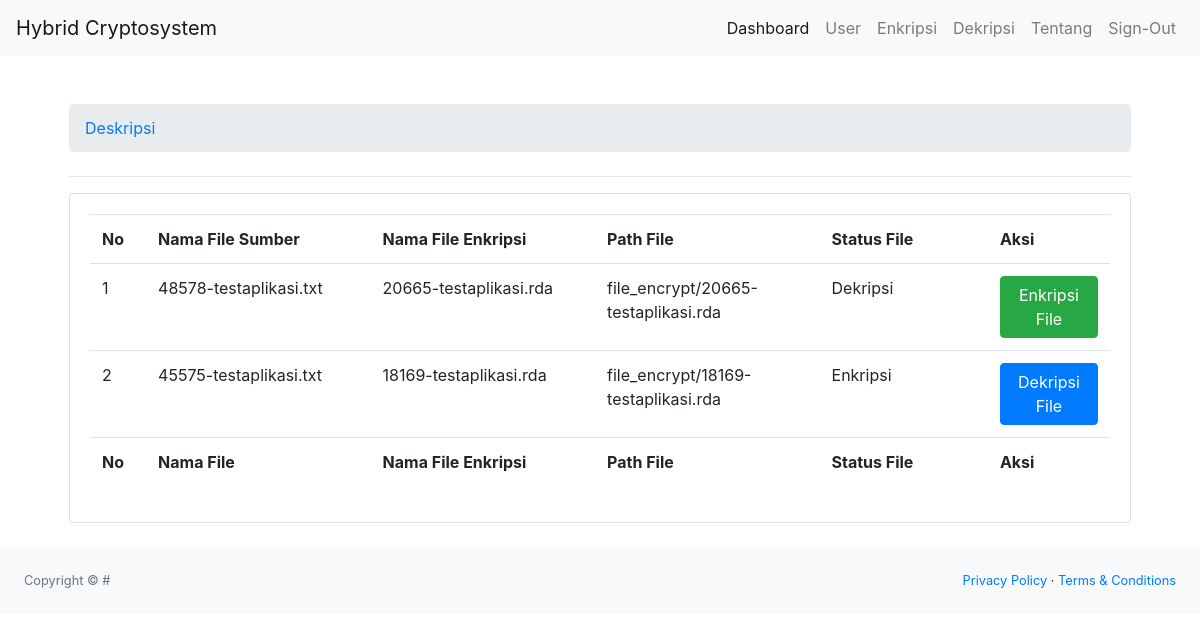
Screenshot of /admin/dekripsi.php (signed in) with the database file from the repository.
### tables this page shows
CREATE TABLE `file` (
  `id_file` int(11) NOT NULL,
  `username` varchar(15) DEFAULT NULL,
  `file_name_source` varchar(255) DEFAULT NULL,
  `file_name_finish` varchar(255) DEFAULT NULL,
  `file_url` varchar(255) DEFAULT NULL,
  `file_size` float DEFAULT NULL,
  `password` varchar(16) DEFAULT NULL,
  `tgl_upload` timestamp NULL DEFAULT NULL,
  `status` enum('1','2') DEFAULT NULL,
  `keterangan` varchar(255) DEFAULT NULL
);

### admin/dekripsi.php (the view, shortened to what this page needs)
<?php
include '../koneksi.php';
?>
<!DOCTYPE html>
<html>
<!DOCTYPE html>
<html lang="en">
<head>
    <link rel="stylesheet" href="https://stackpath.bootstrapcdn.com/bootstrap/4.5.2/css/bootstrap.min.css">
</head>
<body>
    <?php include 'sidebar.php' ?>
    <div class="container mt-5">
        <main>
            <div class="container-fluid px-4">
                <ol class="breadcrumb mb-4">
                    <li class="breadcrumb-item"><a href="index.html">Deskripsi</a></li>
                </ol>
                <hr>
                <div class="row">
                    <div class="col-md-12">
                        <div class="card">
                            <div class="card-body">
                                <div class="table-responsive">
                                    <table id="file" class="table striped">
                                        <thead>
                                            <tr>
                                                <td width="5%"><strong>No</strong></td>
                                                <td width="20%"><strong>Nama File Sumber</strong></td>
                                                <td width="20%"><strong>Nama File Enkripsi</strong></td>
                                                <td width="20%"><strong>Path File</strong></td>
                                                <td width="15%"><strong>Status File</strong></td>
                                                <td width="10%"><strong>Aksi</strong></td>
                                            </tr>
                                        </thead>
                                        <tfoot>
                                            <tr>
                                                <td width="5%"><strong>No</strong></td>
                                                <td width="20%"><strong>Nama File</strong></td>
                                                <td width="20%"><strong>Nama File Enkripsi</strong></td>
                                                <td width="20%"><strong>Path File</strong></td>
                                                <td width="15%"><strong>Status File</strong></td>
                                                <td width="10%"><strong>Aksi</strong></td>
                                            </tr>
                                        </tfoot>
                                        <tbody>
                                            <?php
                                            $i = 1;
                                            $query = mysqli_query($koneksi, "SELECT * FROM file");
                                            while ($data = mysqli_fetch_array($query)) { ?>
                                                <tr>
                                                    <td><?php echo $i; ?></td>
                                                    <td><?php echo $data['file_name_source']; ?></td>
                                                    <td><?php echo $data['file_name_finish']; ?></td>
                                                    <td><?php echo $data['file_url']; ?></td>
                                                    <td><?php if ($data['status'] == 1) {
                                                            echo "Enkripsi";
                                                        } elseif ($data['status'] == 2) {
                                                            echo "Dekripsi";
                                                        } else {
                                                            echo "Status Tidak Diketahui";
                                                        }
                                                        ?></td>
                                                    <td>
                                                        <?php
                                                        $a = $data['id_file'];
                                                        if ($data['status'] == 1) {
                                                            echo '<a href="decrypt-file.php?id_file=' . $a . '" class="btn btn-primary">Dekripsi File</a>';
                                                        } elseif ($data['status'] == 2) {
                                                            echo '<a href="enkripsi.php" class="btn btn-success">Enkripsi File</a>';
                                                        } else {
                                                            echo '<a href="dekripsi.php" class="btn btn-danger">Data Tidak Diketahui</a>';
                                                        }
                                                        ?>
                                                    </td>
                                                </tr>
                                            <?php
                                                $i++;
                                            } ?>
                                        </tbody>
                                    </table>
                                </div>
                            </div>
                        </div>
                    </div>
                </div>
        </main>
    </div>
    <br>
    <?php include 'footer.php' ?>
</body>
</html>

### admin/sidebar.php (shortened to what this page needs)
<nav class="navbar navbar-expand-lg navbar-light bg-light">
    <a class="navbar-brand" href="#">Hybrid Cryptosystem</a>
    <div class="collapse navbar-collapse" id="navbarNav">
        <ul class="navbar-nav ml-auto">
            <li class="nav-item active">
                <a class="nav-link" href="index.php">Dashboard <span class="sr-only">(current)</span></a>
            </li>
            <li class="nav-item">
                <a class="nav-link" href="profil.php">User</a>
            </li>
            <li class="nav-item">
                <a class="nav-link" href="enkripsi.php">Enkripsi</a>
            </li>
            <li class="nav-item">
                <a class="nav-link" href="dekripsi.php">Dekripsi</a>
            </li>
            <li class="nav-item">
                <a class="nav-link" href="tentang.php">Tentang</a>
            </li>
            <li class="nav-item">
                <a class="nav-link" href="logout.php">Sign-Out</a>
            </li>
        </ul>
    </div>
</nav>

### admin/footer.php
<footer class="py-4 bg-light mt-auto">
    <div class="container-fluid px-4">
        <div class="d-flex align-items-center justify-content-between small">
            <div class="text-muted">Copyright &copy; #</div>
            <div>
                <a href="#">Privacy Policy</a>
                &middot;
                <a href="#">Terms &amp; Conditions</a>
            </div>
        </div>
    </div>
</footer>

### rows the page displays
file: file_name_source "48578-testaplikasi.txt", file_name_finish "20665-testaplikasi.rda", file_url "file_encrypt/20665-testaplikasi.rda", status "Dekripsi"
file: file_name_source "45575-testaplikasi.txt", file_name_finish "18169-testaplikasi.rda", file_url "file_encrypt/18169-testaplikasi.rda", status "Enkripsi"
